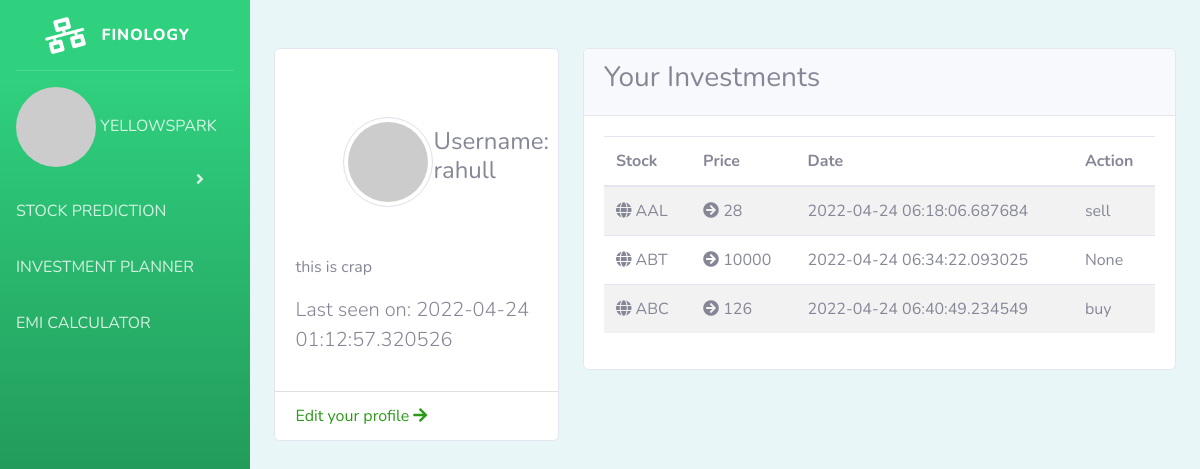
The app's page /user/rahull (signed in) with its own data.
### models.py (models this page shows, shortened)
class User(UserMixin, db.Model):
    id = db.Column(db.Integer, primary_key=True)
    username = db.Column(db.String(64), index=True, unique=True)
    email = db.Column(db.String(120), index=True, unique=True)
    password_hash = db.Column(db.String(128))
    created_on = db.Column(db.DateTime, index=True, default=datetime.now)
    about_me = db.Column(db.String(140))
    last_seen = db.Column(db.DateTime, default=datetime.utcnow)
    def avatar(self, size):
        digest = md5(self.email.lower().encode('utf-8')).hexdigest()
        return 'https://www.gravatar.com/avatar/{}?d=identicon&s={}'.format(digest, size)

class Investment(db.Model):
    id = db.Column(db.Integer, primary_key=True)
    stock = db.Column(db.String)
    price = db.Column(db.Integer, nullable=True)
    user_id = db.Column(db.Integer, db.ForeignKey('user.id'))
    last_action = db.Column(db.String,default='buy')
    transaction_on = db.Column(db.DateTime, index=True, default=datetime.now)

### app.py (the view)
@login_required
@app.route('/user/<username>')
def user(username):
    user = User.query.filter_by(username=username).first_or_404()
    investments = Investment.query.filter_by(user_id=user.id).all()
    return render_template('profile.html', user=user, title=f'{user.username} profile', investments=investments)

### app.py (called while the page is built)
@login.user_loader
def load_user(id):
    return User.query.get(int(id))

@app.before_request
def before_request():
    if current_user.is_authenticated:
        current_user.last_seen = datetime.utcnow()
        db.session.commit()

### templates/profile.html (shortened to what this page needs)
{% extends 'base.html' %}
{% block body %}
<div class="container-fluid">
    <div class="row justify-items-center">
        <div class="col-md-4 mt-5">
            <div class="card">
                <div class="card-body ">
                    <div class="d-flex p-5 flex-row align-items-center justify-content-between">
                        <img class="img-thumbnail rounded-circle" src="{{user.avatar(128)}}" alt="{{user.username}}">
                        <h4 class="card-title ">Username: {{user.username}}</h4>
                    </div>
                    {% if user.about_me %}<p class="card-text">{{ user.about_me }}</p>{% endif %}
                    {% if user.last_seen %}<p class="lead">Last seen on: {{ user.last_seen }}</p>{% endif %}
                </div>
                <ul class="list-group list-group-flush">
                    <li class="list-group-item"><a href="{{ url_for('edit_profile') }}">Edit your profile <i
                                class="fas fa-arrow-right    "></i></a></li>
                </ul>
            </div>
        </div>
        <div class="col-md-8 mt-5">
            <div class="card">
                <div class="card-header">
                    <h3>Your Investments</h3>
                </div>
                <div class="card-body">
                    <table class="table table-striped">
                        <thead>
                            <tr>
                                <th scope="col">Stock</th>
                                <th scope="col">Price</th>
                                <th scope="col">Date</th>
                                <th>Action</th>
                            </tr>
                        </thead>
                        <tbody>
                            {% for invest in investments %}
                            <tr>
                                <td><i class="fa fa-globe" aria-hidden="true"></i> {{ invest.stock }}</td>
                                <td><i class="fa fa-arrow-circle-right" aria-hidden="true"></i> {{ invest.price }}</td>
                                <td>{{ invest.transaction_on }}</td>
                                <td>{{invest.last_action}} </td>
                            </tr>
                            {% endfor %}
                        </tbody>
                    </table>
                </div>
            </div>
        </div>
    </div>
</div>
{% endblock %}

### templates/base.html (shortened to what this page needs)
<!DOCTYPE html>
<html lang="en">
<head>
	<link href="{{ url_for('static',filename='vendor/fontawesome-free/css/all.min.css') }}" rel="stylesheet"
		type="text/css">
	<link rel="stylesheet" href="https://stackpath.bootstrapcdn.com/bootstrap/4.1.1/css/bootstrap.min.css">
	<link rel="stylesheet" href="{{ url_for('static',filename='css/bootstrap-select.css') }}" />
	<link href="{{ url_for('static',filename='css/sb-admin-2.min.css') }}" rel="stylesheet">
</head>
<body id="page-top">
	<div id="wrapper">
		{% include 'sidebar.html' %}
		{% block body %}{% endblock %}
	</div>
</body>
</html>

### templates/sidebar.html (shortened to what this page needs)
<ul class="navbar-nav bg-gradient-primary sidebar sidebar-dark accordion" id="accordionSidebar">
    <a class="sidebar-brand d-flex align-items-center justify-content-center" href="">
        <div class="sidebar-brand-icon rotate-n-15">
            <i class="fas fa-network-wired"></i>
        </div>
        <div class="sidebar-brand-text mx-3">FINOLOGY</div>
    </a>
    <hr class="sidebar-divider my-0">
    {% if current_user.is_anonymous %}
    <li class="nav-item dropdown">
        <a class="nav-link dropdown-toggle text-uppercase" href="#" id="dropdownId" data-toggle="dropdown"
            aria-haspopup="true" aria-expanded="false"><i class="fas fa-user-circle    "></i> Account</a>
        <div class="dropdown-menu" aria-labelledby="dropdownId">
            <a class="dropdown-item" href="/login">Login</a>
            <a class="dropdown-item" href="/register">Create free account</a>
        </div>
    </li>
    {% else %}
    <li class="nav-item dropdown">
        <a class="nav-link dropdown-toggle text-uppercase" href="#" id="dropdownId" data-toggle="dropdown"
            aria-haspopup="true" aria-expanded="false">
            <img src="{{ current_user.avatar(24) }}" class="rounded-circle"> {{current_user.username}}
        </a>
    </li>
    <li class="nav-item">
        <a class="nav-link text-uppercase" href="/prediction"> Stock Prediction</a>
    </li>
    <li class="nav-item">
        <a class="nav-link text-uppercase" href="/sip"> Investment Planner</a>
    </li>
    <li class="nav-item">
        <a class="nav-link text-uppercase" href="/emi"> EMI Calculator</a>
    </li>
    {% endif %}
</ul>

### templates/profile.html (style rules this page uses)
body { background-color: rgb(232, 246, 248); }

### records on screen
User: username "YELLOWSPARK"
User: username "rahull", about_me "this is crap", last_seen "2022-04-24 01:12:57.320526"
Investment: stock "AAL", price "28", transaction_on "2022-04-24 06:18:06.687684", last_action "sell"
Investment: stock "ABT", price "10000", transaction_on "2022-04-24 06:34:22.093025", last_action "None"
Investment: stock "ABC", price "126", transaction_on "2022-04-24 06:40:49.234549", last_action "buy"
